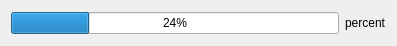
<?xml version="1.0" encoding="UTF-8"?>
<ui version="4.0">
 <class>Form</class>
 <widget class="QWidget" name="Form">
  <property name="geometry">
   <rect>
    <x>0</x>
    <y>0</y>
    <width>397</width>
    <height>46</height>
   </rect>
  </property>
  <property name="windowTitle">
   <string>Form</string>
  </property>
  <property name="autoFillBackground">
   <bool>false</bool>
  </property>
  <layout class="QHBoxLayout" name="horizontalLayout">
   <item>
    <widget class="QProgressBar" name="progressBar">
     <property name="minimumSize">
      <size>
       <width>40</width>
       <height>0</height>
      </size>
     </property>
     <property name="maximumSize">
      <size>
       <width>16777215</width>
       <height>16777215</height>
      </size>
     </property>
     <property name="value">
      <number>24</number>
     </property>
    </widget>
   </item>
   <item>
    <widget class="QLabel" name="label">
     <property name="text">
      <string>percent</string>
     </property>
    </widget>
   </item>
  </layout>
 </widget>
 <resources/>
 <connections/>
</ui>
